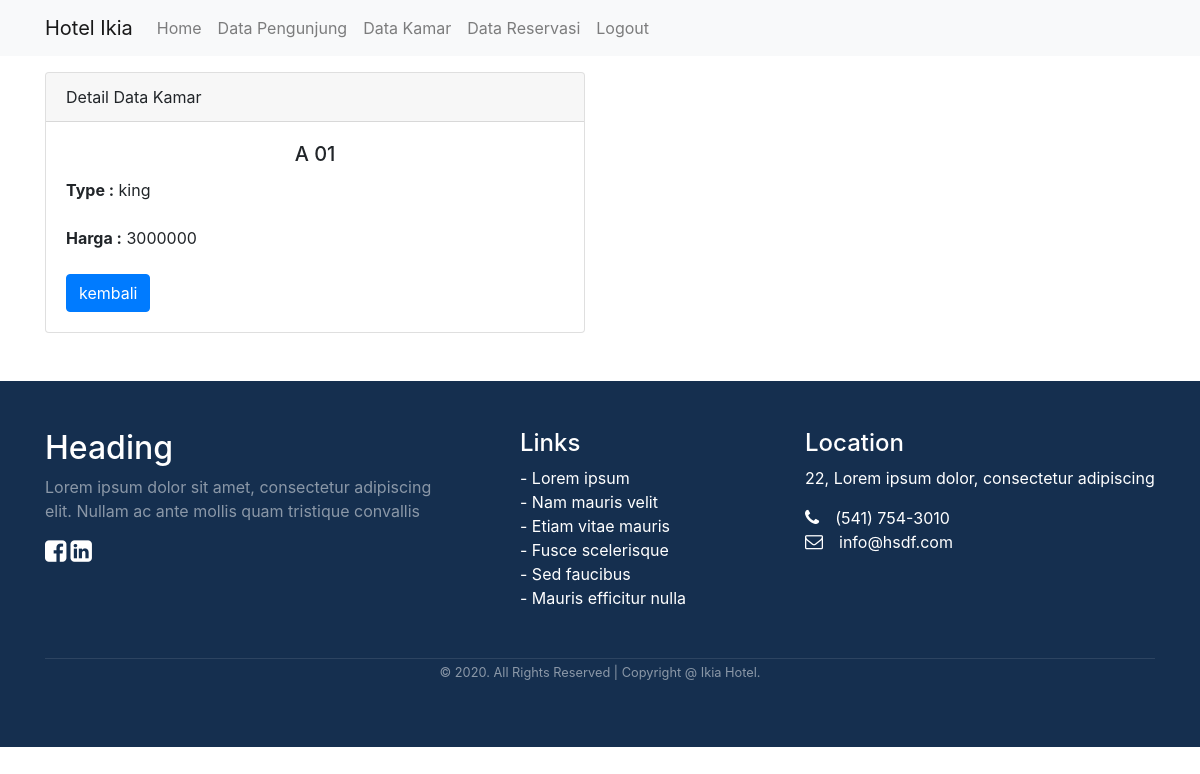
Screenshot of /hotel/kamar/detail/1 with the database file from the repository.
### tables this page shows
CREATE TABLE `kamar` (
  `id_kamar` int(11) NOT NULL,
  `no_kamar` varchar(10) NOT NULL,
  `type` enum('king','double','single','queen') NOT NULL,
  `harga` int(50) NOT NULL
);

### hotel/application/controllers/kamar.php (called while the page is built, shortened)
<?php
class kamar extends CI_Controller {
   public function __construct(){
        $this->load->model('kamar_model');
   }
    public function detail($id_kamar){
        $data['title']='Detail kamar';
        $data['kamar']=$this->kamar_model->getkamarByID($id_kamar);
        $this->load->view('template/header',$data);
        $this->load->view('kamar/detail',$data);
        $this->load->view('template/footer');
    }
}
?>

### hotel/index.php (called while the page is built, shortened)
<?php
require_once BASEPATH.'core/CodeIgniter.php';

### hotel/application/models/kamar_model.php (called while the page is built, shortened)
<?php
class kamar_model extends CI_Model {
   public function getkamarByID($id_kamar){
       return $this->db->get_where('kamar',['id_kamar'=>$id_kamar])->row_array();
   }
}
?>

### hotel/application/views/kamar/detail.php (the view)
<div class="container">
    <div class="row mt-3">
        <div class="col-md-6">
            <div class="card">
                <div class="card-header">
                    Detail Data Kamar
                </div>
                    <div class="card-body">
                        <center><h5 class="card-title"><?= $kamar['no_kamar']; ?></h5></center>
                        <p class="card=text">
                            <label for=""><b>Type :</b></label>
                            <?= $kamar['type']; ?>
                        </p>
                        <p class="card=text">
                            <label for=""><b>Harga :</b></label>
                            <?= $kamar['harga']; ?>
                        </p>
                        <a href="<?= base_url(); ?>kamar" class="btn btn-primary">kembali</a>
                    </div>
            </div>
        </div>
    </div>
</div>

### rows the page displays
kamar: no_kamar "A 01", type "king", harga "3000000"
